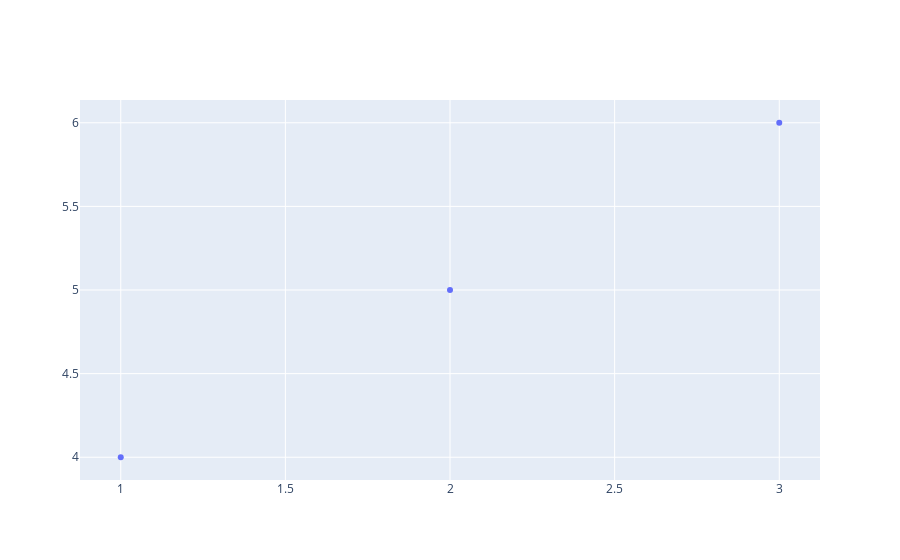
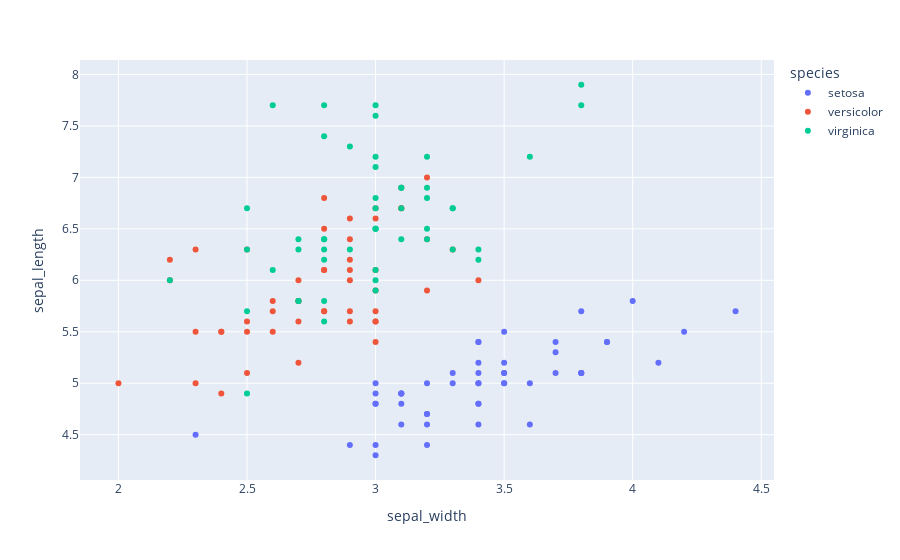
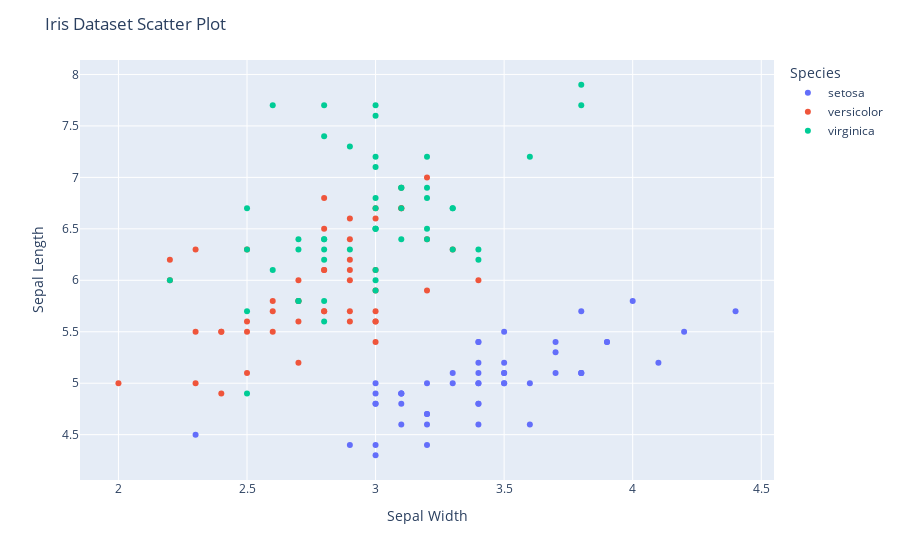
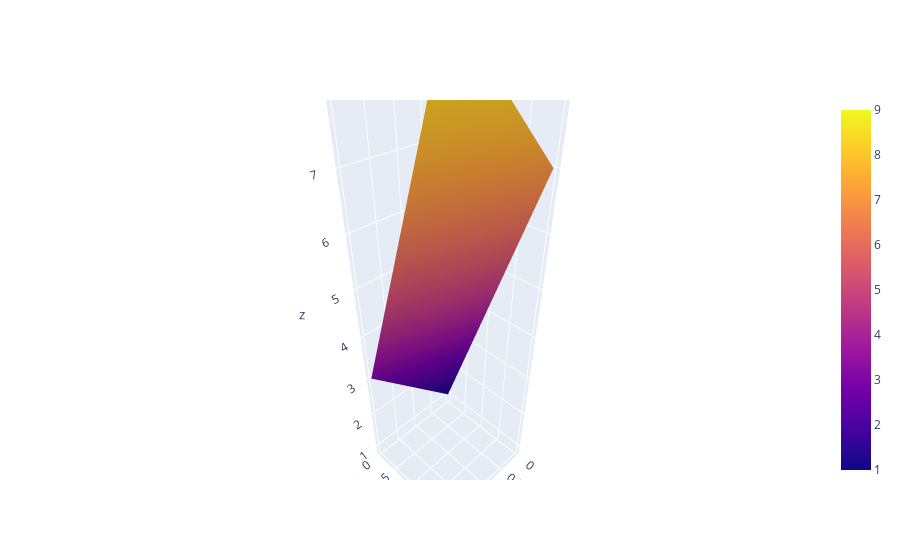

The notebook cell saved with these charts, in order:
### Code cell
# Initialize a flag to track the success of all steps
all_steps_passed = True

# Step 1: Import the necessary packages
try:
    import plotly.graph_objects as go
    import plotly.express as px
    print("Step 1: Import plotly passed.")
except ImportError as e:
    print(f"Step 1 failed: {e}")
    all_steps_passed = False

# Step 2: Create a basic plot with Plotly
if all_steps_passed:
    try:
        fig = go.Figure(data=go.Scatter(x=[1, 2, 3], y=[4, 5, 6], mode='markers'))
        assert fig.data, "Plotly figure data is empty"
        fig.show()
        print("Step 2: Create basic scatter plot passed.")
    except Exception as e:
        print(f"Step 2 failed: {e}")
        all_steps_passed = False

# Step 3: Create a plot using Plotly Express
if all_steps_passed:
    try:
        df = px.data.iris()  # Load a sample dataset
        fig = px.scatter(df, x='sepal_width', y='sepal_length', color='species')
        assert fig.data, "Plotly Express figure data is empty"
        fig.show()
        print("Step 3: Create plot with Plotly Express passed.")
    except Exception as e:
        print(f"Step 3 failed: {e}")
        all_steps_passed = False

# Step 4: Customize the plot
if all_steps_passed:
    try:
        fig.update_layout(
            title="Iris Dataset Scatter Plot",
            xaxis_title="Sepal Width",
            yaxis_title="Sepal Length",
            legend_title="Species"
        )
        assert fig.layout.title.text == "Iris Dataset Scatter Plot", "Title update failed"
        fig.show()
        print("Step 4: Customize plot passed.")
    except Exception as e:
        print(f"Step 4 failed: {e}")
        all_steps_passed = False

# Step 5: Save the plot as an HTML file
if all_steps_passed:
    try:
        fig.write_html("test_plot.html")
        with open("test_plot.html", "r") as file:
            content = file.read()
        assert "<html>" in content, "HTML file content is incorrect"
        print("Step 5: Save plot as HTML passed.")
    except Exception as e:
        print(f"Step 5 failed: {e}")
        all_steps_passed = False

# Step 6: Create an interactive 3D plot
if all_steps_passed:
    try:
        fig = go.Figure(data=[go.Surface(z=[[1, 2, 3], [4, 5, 6], [7, 8, 9]])])
        assert fig.data, "3D plot data is empty"
        fig.show()
        print("Step 6: Create interactive 3D plot passed.")
    except Exception as e:
        print(f"Step 6 failed: {e}")
        all_steps_passed = False

# Final confirmation message
if all_steps_passed:
    print("All extensive tests for the 'plotly' package completed successfully.")
else:
    print("One or more steps failed. Please check the output for details.")

### Figure 1 — Plotly figure (JSON) as saved in the notebook; plotly's stock layout.template omitted (floating-point values rounded to 4 significant figures)
{"data": [{"mode": "markers", "type": "scatter", "x": [1, 2, 3], "y": [4, 5, 6]}], "layout": {"autosize": true, "xaxis": {"autorange": true, "range": [0.884, 3.116], "type": "linear"}, "yaxis": {"autorange": true, "range": [3.835, 6.165], "type": "linear"}}}

### Figure 2 — Plotly figure (JSON) as saved in the notebook; plotly's stock layout.template omitted (floating-point values rounded to 4 significant figures)
{"data": [{"hovertemplate": "species=setosa<br>sepal_width=%{x}<br>sepal_length=%{y}<extra></extra>", "legendgroup": "setosa", "marker": {"color": "#636efa", "symbol": "circle"}, "mode": "markers", "name": "setosa", "orientation": "v", "showlegend": true, "type": "scatter", "x": [3.5, 3, 3.2, 3.1, 3.6, 3.9, 3.4, 3.4, 2.9, 3.1, 3.7, 3.4, 3, 3, 4, 4.4, 3.9, 3.5, 3.8, 3.8, 3.4, 3.7, 3.6, 3.3, 3.4, 3, 3.4, 3.5, 3.4, 3.2, 3.1, 3.4, 4.1, 4.2, 3.1, 3.2, 3.5, 3.1, 3, 3.4, 3.5, 2.3, 3.2, 3.5, 3.8, 3, 3.8, 3.2, 3.7, 3.3], "xaxis": "x", "y": [5.1, 4.9, 4.7, 4.6, 5, 5.4, 4.6, 5, 4.4, 4.9, 5.4, 4.8, 4.8, 4.3, 5.8, 5.7, 5.4, 5.1, 5.7, 5.1, 5.4, 5.1, 4.6, 5.1, 4.8, 5, 5, 5.2, 5.2, 4.7, 4.8, 5.4, 5.2, 5.5, 4.9, 5, 5.5, 4.9, 4.4, 5.1, 5, 4.5, 4.4, 5, 5.1, 4.8, 5.1, 4.6, 5.3, 5], "yaxis": "y"}, {"hovertemplate": "species=versicolor<br>sepal_width=%{x}<br>sepal_length=%{y}<extra></extra>", "legendgroup": "versicolor", "marker": {"color": "#EF553B", "symbol": "circle"}, "mode": "markers", "name": "versicolor", "orientation": "v", "showlegend": true, "type": "scatter", "x": [3.2, 3.2, 3.1, 2.3, 2.8, 2.8, 3.3, 2.4, 2.9, 2.7, 2, 3, 2.2, 2.9, 2.9, 3.1, 3, 2.7, 2.2, 2.5, 3.2, 2.8, 2.5, 2.8, 2.9, 3, 2.8, 3, 2.9, 2.6, 2.4, 2.4, 2.7, 2.7, 3, 3.4, 3.1, 2.3, 3, 2.5, 2.6, 3, 2.6, 2.3, 2.7, 3, 2.9, 2.9, 2.5, 2.8], "xaxis": "x", "y": [7, 6.4, 6.9, 5.5, 6.5, 5.7, 6.3, 4.9, 6.6, 5.2, 5, 5.9, 6, 6.1, 5.6, 6.7, 5.6, 5.8, 6.2, 5.6, 5.9, 6.1, 6.3, 6.1, 6.4, 6.6, 6.8, 6.7, 6, 5.7, 5.5, 5.5, 5.8, 6, 5.4, 6, 6.7, 6.3, 5.6, 5.5, 5.5, 6.1, 5.8, 5, 5.6, 5.7, 5.7, 6.2, 5.1, 5.7], "yaxis": "y"}, {"hovertemplate": "species=virginica<br>sepal_width=%{x}<br>sepal_length=%{y}<extra></extra>", "legendgroup": "virginica", "marker": {"color": "#00cc96", "symbol": "circle"}, "mode": "markers", "name": "virginica", "orientation": "v", "showlegend": true, "type": "scatter", "x": [3.3, 2.7, 3, 2.9, 3, 3, 2.5, 2.9, 2.5, 3.6, 3.2, 2.7, 3, 2.5, 2.8, 3.2, 3, 3.8, 2.6, 2.2, 3.2, 2.8, 2.8, 2.7, 3.3, 3.2, 2.8, 3, 2.8, 3, 2.8, 3.8, 2.8, 2.8, 2.6, 3, 3.4, 3.1, 3, 3.1, 3.1, 3.1, 2.7, 3.2, 3.3, 3, 2.5, 3, 3.4, 3], "xaxis": "x", "y": [6.3, 5.8, 7.1, 6.3, 6.5, 7.6, 4.9, 7.3, 6.7, 7.2, 6.5, 6.4, 6.8, 5.7, 5.8, 6.4, 6.5, 7.7, 7.7, 6, 6.9, 5.6, 7.7, 6.3, 6.7, 7.2, 6.2, 6.1, 6.4, 7.2, 7.4, 7.9, 6.4, 6.3, 6.1, 7.7, 6.3, 6.4, 6, 6.9, 6.7, 6.9, 5.8, 6.8, 6.7, 6.7, 6.3, 6.5, 6.2, 5.9], "yaxis": "y"}], "layout": {"autosize": true, "legend": {"title": {"text": "species"}, "tracegroupgap": 0}, "margin": {"t": 60}, "xaxis": {"anchor": "y", "autorange": true, "domain": [0, 1], "range": [1.861, 4.539], "title": {"text": "sepal_width"}, "type": "linear"}, "yaxis": {"anchor": "x", "autorange": true, "domain": [0, 1], "range": [4.021, 8.179], "title": {"text": "sepal_length"}, "type": "linear"}}}

### Figure 3 — Plotly figure (JSON) as saved in the notebook; plotly's stock layout.template omitted (floating-point values rounded to 4 significant figures)
{"data": [{"hovertemplate": "species=setosa<br>sepal_width=%{x}<br>sepal_length=%{y}<extra></extra>", "legendgroup": "setosa", "marker": {"color": "#636efa", "symbol": "circle"}, "mode": "markers", "name": "setosa", "orientation": "v", "showlegend": true, "type": "scatter", "x": [3.5, 3, 3.2, 3.1, 3.6, 3.9, 3.4, 3.4, 2.9, 3.1, 3.7, 3.4, 3, 3, 4, 4.4, 3.9, 3.5, 3.8, 3.8, 3.4, 3.7, 3.6, 3.3, 3.4, 3, 3.4, 3.5, 3.4, 3.2, 3.1, 3.4, 4.1, 4.2, 3.1, 3.2, 3.5, 3.1, 3, 3.4, 3.5, 2.3, 3.2, 3.5, 3.8, 3, 3.8, 3.2, 3.7, 3.3], "xaxis": "x", "y": [5.1, 4.9, 4.7, 4.6, 5, 5.4, 4.6, 5, 4.4, 4.9, 5.4, 4.8, 4.8, 4.3, 5.8, 5.7, 5.4, 5.1, 5.7, 5.1, 5.4, 5.1, 4.6, 5.1, 4.8, 5, 5, 5.2, 5.2, 4.7, 4.8, 5.4, 5.2, 5.5, 4.9, 5, 5.5, 4.9, 4.4, 5.1, 5, 4.5, 4.4, 5, 5.1, 4.8, 5.1, 4.6, 5.3, 5], "yaxis": "y"}, {"hovertemplate": "species=versicolor<br>sepal_width=%{x}<br>sepal_length=%{y}<extra></extra>", "legendgroup": "versicolor", "marker": {"color": "#EF553B", "symbol": "circle"}, "mode": "markers", "name": "versicolor", "orientation": "v", "showlegend": true, "type": "scatter", "x": [3.2, 3.2, 3.1, 2.3, 2.8, 2.8, 3.3, 2.4, 2.9, 2.7, 2, 3, 2.2, 2.9, 2.9, 3.1, 3, 2.7, 2.2, 2.5, 3.2, 2.8, 2.5, 2.8, 2.9, 3, 2.8, 3, 2.9, 2.6, 2.4, 2.4, 2.7, 2.7, 3, 3.4, 3.1, 2.3, 3, 2.5, 2.6, 3, 2.6, 2.3, 2.7, 3, 2.9, 2.9, 2.5, 2.8], "xaxis": "x", "y": [7, 6.4, 6.9, 5.5, 6.5, 5.7, 6.3, 4.9, 6.6, 5.2, 5, 5.9, 6, 6.1, 5.6, 6.7, 5.6, 5.8, 6.2, 5.6, 5.9, 6.1, 6.3, 6.1, 6.4, 6.6, 6.8, 6.7, 6, 5.7, 5.5, 5.5, 5.8, 6, 5.4, 6, 6.7, 6.3, 5.6, 5.5, 5.5, 6.1, 5.8, 5, 5.6, 5.7, 5.7, 6.2, 5.1, 5.7], "yaxis": "y"}, {"hovertemplate": "species=virginica<br>sepal_width=%{x}<br>sepal_length=%{y}<extra></extra>", "legendgroup": "virginica", "marker": {"color": "#00cc96", "symbol": "circle"}, "mode": "markers", "name": "virginica", "orientation": "v", "showlegend": true, "type": "scatter", "x": [3.3, 2.7, 3, 2.9, 3, 3, 2.5, 2.9, 2.5, 3.6, 3.2, 2.7, 3, 2.5, 2.8, 3.2, 3, 3.8, 2.6, 2.2, 3.2, 2.8, 2.8, 2.7, 3.3, 3.2, 2.8, 3, 2.8, 3, 2.8, 3.8, 2.8, 2.8, 2.6, 3, 3.4, 3.1, 3, 3.1, 3.1, 3.1, 2.7, 3.2, 3.3, 3, 2.5, 3, 3.4, 3], "xaxis": "x", "y": [6.3, 5.8, 7.1, 6.3, 6.5, 7.6, 4.9, 7.3, 6.7, 7.2, 6.5, 6.4, 6.8, 5.7, 5.8, 6.4, 6.5, 7.7, 7.7, 6, 6.9, 5.6, 7.7, 6.3, 6.7, 7.2, 6.2, 6.1, 6.4, 7.2, 7.4, 7.9, 6.4, 6.3, 6.1, 7.7, 6.3, 6.4, 6, 6.9, 6.7, 6.9, 5.8, 6.8, 6.7, 6.7, 6.3, 6.5, 6.2, 5.9], "yaxis": "y"}], "layout": {"autosize": true, "legend": {"title": {"text": "Species"}, "tracegroupgap": 0}, "margin": {"t": 60}, "title": {"text": "Iris Dataset Scatter Plot"}, "xaxis": {"anchor": "y", "autorange": true, "domain": [0, 1], "range": [1.856, 4.544], "title": {"text": "Sepal Width"}, "type": "linear"}, "yaxis": {"anchor": "x", "autorange": true, "domain": [0, 1], "range": [4.021, 8.179], "title": {"text": "Sepal Length"}, "type": "linear"}}}

### Figure 4 — Plotly figure (JSON) as saved in the notebook; plotly's stock layout.template omitted (floating-point values rounded to 4 significant figures)
{"data": [{"type": "surface", "z": [[1, 2, 3], [4, 5, 6], [7, 8, 9]]}], "layout": {"autosize": true, "scene": {"aspectmode": "auto", "aspectratio": {"x": 0.63, "y": 0.63, "z": 2.52}}}}
